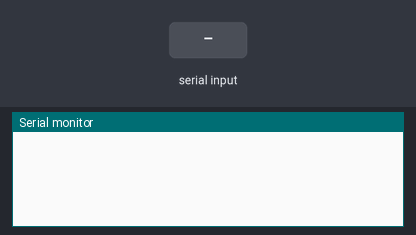
Simulated run of this sketch. Board: Arduino Uno, built with avr-gcc and run on an emulated ATmega328P. Parts: the last lines printed to the serial monitor. The test bench sets the inputs (shaded band).

Above: at 1.2 s.
1.3 s: "C\n" received over Serial
At 2.1 s:
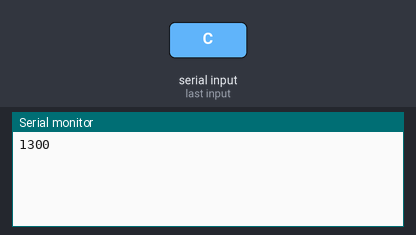
2.8 s: "1\n" received over Serial
At 3.3 s:
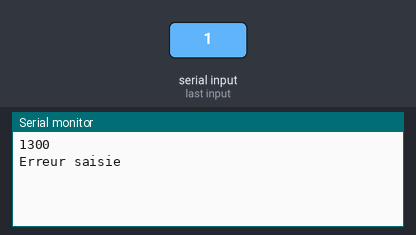
4.3 s: byte 67 ('C') received over Serial
At 5.6 s:
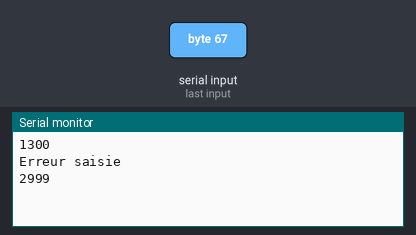

Measured:
- after the input at 1.3 s, the serial monitor: prints a new line at once (image 1)
- after the input at 2.8 s, the serial monitor: prints a new line at once (image 2)
- after the input at 4.3 s, the serial monitor: prints a new line at once (image 3)

The sketch:

chrono.ino
```cpp
int count = 0;
unsigned long milli, milli2 = 0, liste[100] = {};

void setup()
{
  Serial.begin(9600);
}

enum EtatCourant {
   Initialisation,
   AttenteReponse,
} etat = Initialisation;

void loop()
{
  switch ( etat ) {
     case Initialisation:
        etat = AttenteReponse;
     break;

     case AttenteReponse:
         switch ( Serial.read() ) {
             case 'C':
                //millis() = Le nombre de millisecondes depuis que le programme est lancé
                milli2 = milli2 + milli;
                //milli2 = Le somme totale des millisecondes depuis que le programme est lancé
                milli = millis() - milli2;
                //milli = Le nombre de millisecondes entre chaque clicks
                liste[count] = milli;
                //liste[] = La liste des milliseconds

                Serial.println(liste[count]);
                count++;
                etat = AttenteReponse;
             break;
             case -1:     // rien reçu il faut attendre
             case '\n':   // ignorer terminateur
              break;
             default:
                Serial.println("Erreur saisie");
             break;
         }
     break;
    }
}
```
